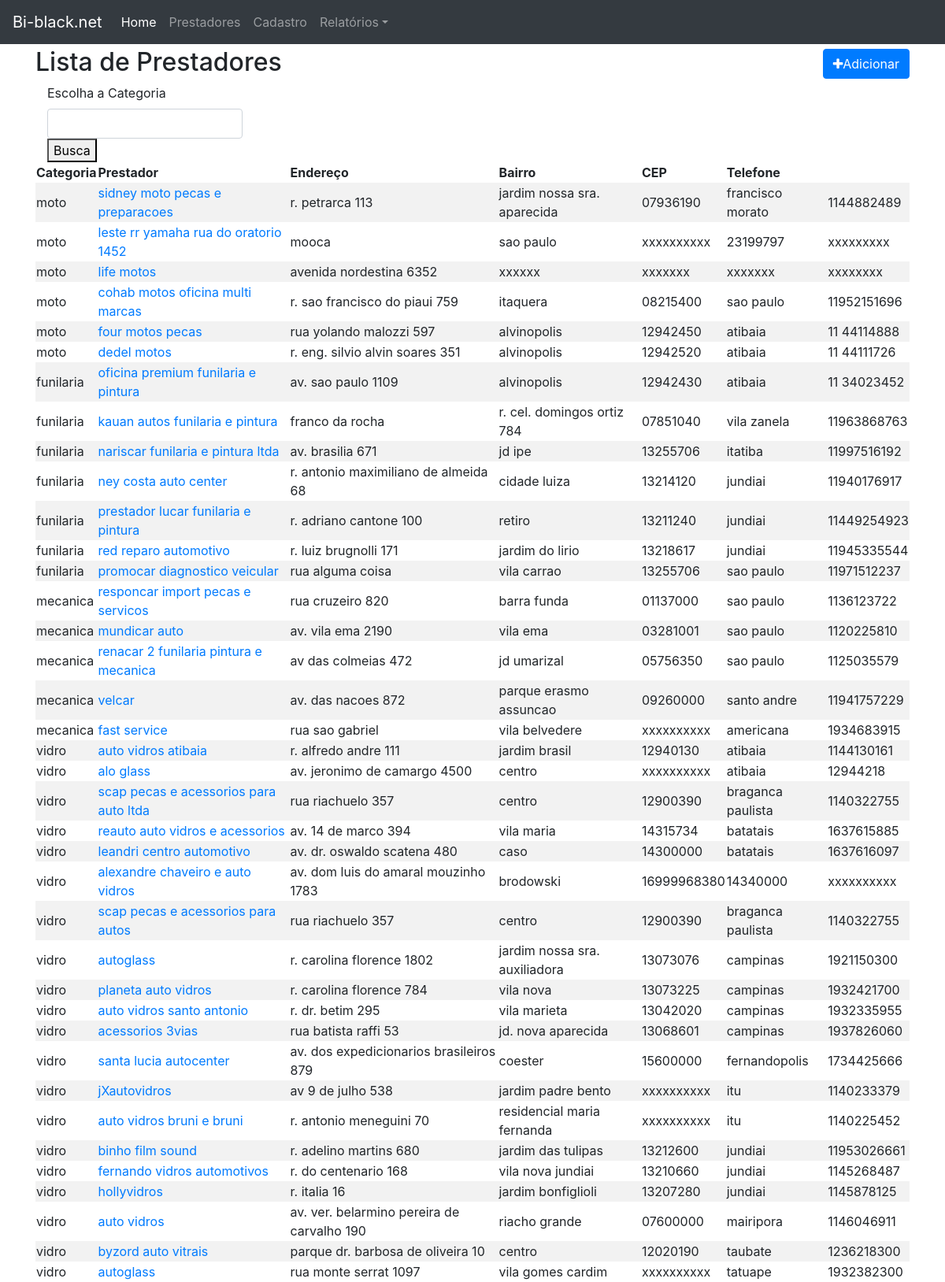
Before: /lista/ with the older database file.
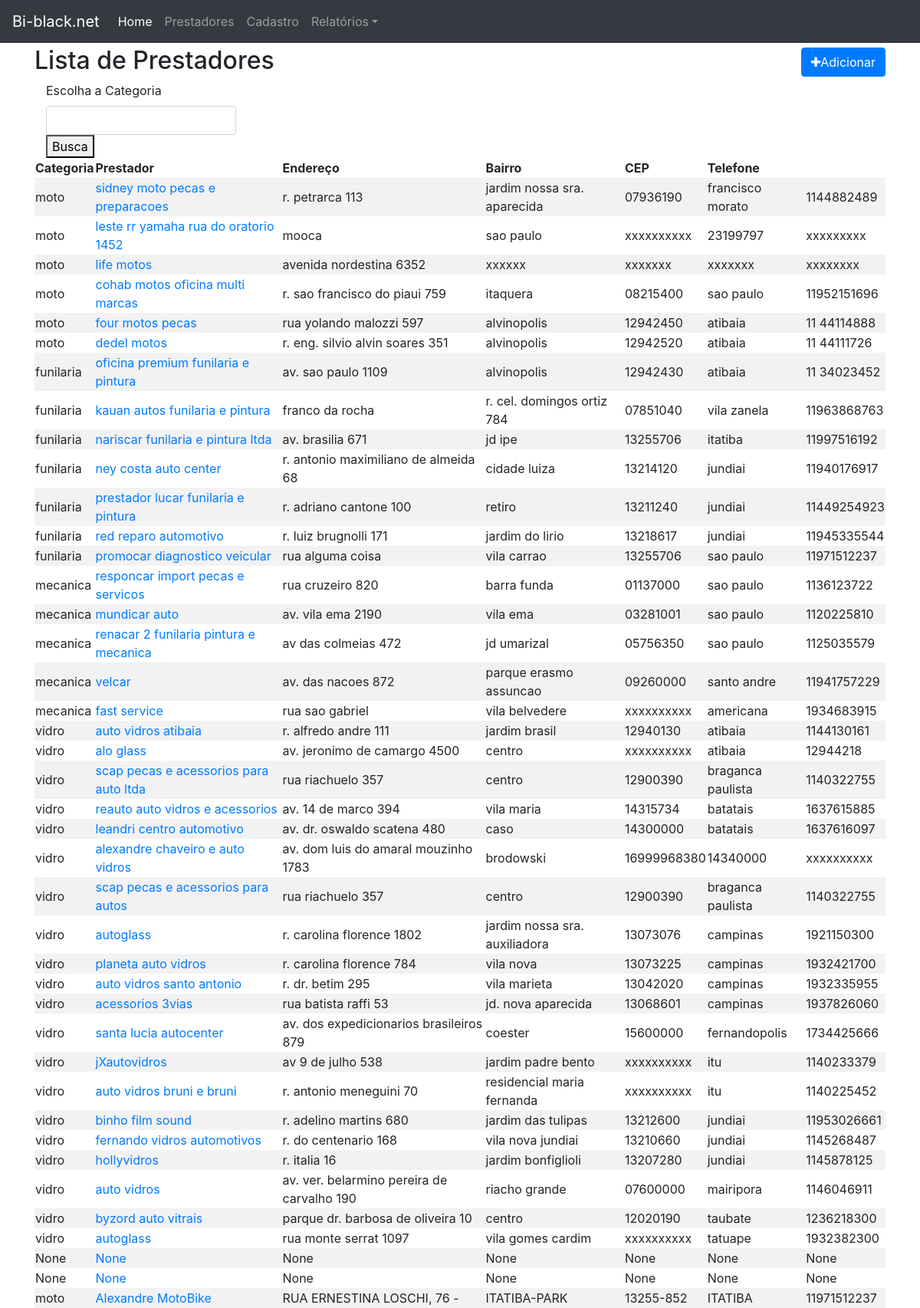
After: the same page with the newer database file.
### buscaprest/models.py (models this page shows, shortened)
class Prestador(models.Model):
    categoria = models.CharField(max_length=60, null=True, blank=True)
    prestador = models.CharField(max_length=60, null=True, blank=True)
    endereco = models.CharField(max_length=60, null=True, blank=True)
    bairro = models.CharField(max_length=60, null=True, blank=True)
    cidade = models.CharField(max_length=60, null=True, blank=True)
    cep = models.CharField(max_length=60, null=True, blank=True)
    telefone2 = models.CharField(max_length=60, null=True, blank=True)
    class Meta:
        db_table = 'prestador'
    def get_absolute_url(self):
        return reverse_lazy('buscaprest:prestadores_detail', kwargs={'pk': self.pk})

### buscaprest/views.py (the view)
# urls.py: path('lista/', views.lista, name='buscaprest_lista'),
def lista(request):
    template_name = 'buscaprest/buscaprest_lista.html'
    search = request.GET.get('search')
    if search:
        objects = Prestador.objects.filter(categoria__icontains=search)
        context = {
            'object_list': objects
        }
        return render(request, template_name, context)
    else:
        objects = Prestador.objects.all()
        context = {
            'object_list': objects
        }
    return render(request, template_name, context)

### buscaprest/templates/buscaprest/buscaprest_lista.html (shortened to what this page needs)
{% extends "base.html" %}
{% block content %}
    <div class="page-header">
        <h2>Lista de Prestadores
            <span class="pull-right">
                <a href="{% url 'buscaprest:prestadores_add' %}">
                    <button type="button" class="btn btn-primary">
                        <span class="fa fa-plus"></span>Adicionar
                    </button>
                </a>
            </span>
        </h2>
        <div class="col-3 search-div">
             <form method="GET" id="search-form">
                 <label for="">Escolha a Categoria</label>
                 <input class="form-control" type="text" id="search" name="search">
                 <button type="submit">Busca</button>
             </form>
         </div>
        {% if object_list %}
            <table class="table-striped">
                <thead>
                <tr>
                    <th>Categoria</th>
                    <th>Prestador</th>
                    <th>Endereço</th>
                    <th>Bairro</th>
                    <th>CEP</th>
                    <th>Telefone</th>
                </tr>
                </thead>
                <tbody>
                {% for object in object_list %}
                    <tr>
                        <td>{{object.categoria}}</td>
                        <td>
                            <a href="{{ object.get_absolute_url }}">{{object.prestador}}</a>
                        </td>
                        <td>{{object.endereco}}</td>
                        <td>{{object.bairro}}</td>
                        <td>{{object.cep}}</td>
                        <td>{{object.cidade}}</td>
                        <td>{{object.telefone2}}</td>
                    </tr>
                {% endfor %}
                </tbody>
            </table>
        {% else %}
            <p class="alert alert-warning">Esta categoria não existe na lista ou foi digitada incorretamente!</p>
        {% endif %}
{% endblock %}

### templates/base.html (shortened to what this page needs)
<!doctype html>
<html lang="en">
  <head>
    <link rel="stylesheet" href="https://maxcdn.bootstrapcdn.com/bootstrap/4.0.0/css/bootstrap.min.css">
    <link rel="stylesheet" href="https://cdnjs.cloudflare.com/ajax/libs/font-awesome/4.7.0/css/font-awesome.css">
  </head>
  <body>
    {% include "includes/nav.html"%}
    <div class="container">
      {% block content %}{% endblock %}
    </div>
  </body>
</html>

### templates/includes/nav.html (shortened to what this page needs)
<nav class="navbar navbar-expand-md navbar-dark bg-dark fixed-top">
    <a class="navbar-brand" href="#">Bi-black.net</a>
    <div class="collapse navbar-collapse" id="navbarsExampleDefault">
        <ul class="navbar-nav mr-auto">
            <li class="nav-item active">
                <a class="nav-link" href="{% url 'buscaprest:home'  %}">Home <span class="sr-only">(current)</span></a>
            </li>
            <li class="nav-item">
                <a class="nav-link" href="{% url 'buscaprest:buscaprest_lista' %}">Prestadores</a>
            </li>
            <li class="nav-item">
                <a class="nav-link" href="{% url 'buscaprest:prestadores_add' %}">Cadastro</a>
            </li>
            <li class="nav-item dropdown">
                <a class="nav-link dropdown-toggle" href="#" id="dropdown01" data-toggle="dropdown" aria-haspopup="true" aria-expanded="false">Relatórios</a>
            </li>
        </ul>
    </div>
</nav>

### templates/base.html (style rules this page uses)
body { margin-top: 60px; }

Changed rows visible on the page:
added Prestador: categoria "None", prestador "None", endereco "None", bairro "None", cep "None", cidade "None", telefone2 "None"
added Prestador: categoria "None", prestador "None", endereco "None", bairro "None", cep "None", cidade "None", telefone2 "None"
added Prestador: categoria "moto", prestador "Alexandre MotoBike", endereco "RUA ERNESTINA LOSCHI, 76 -", bairro "ITATIBA-PARK", cep "13255-852", cidade "ITATIBA", telefone2 "11971512237"
